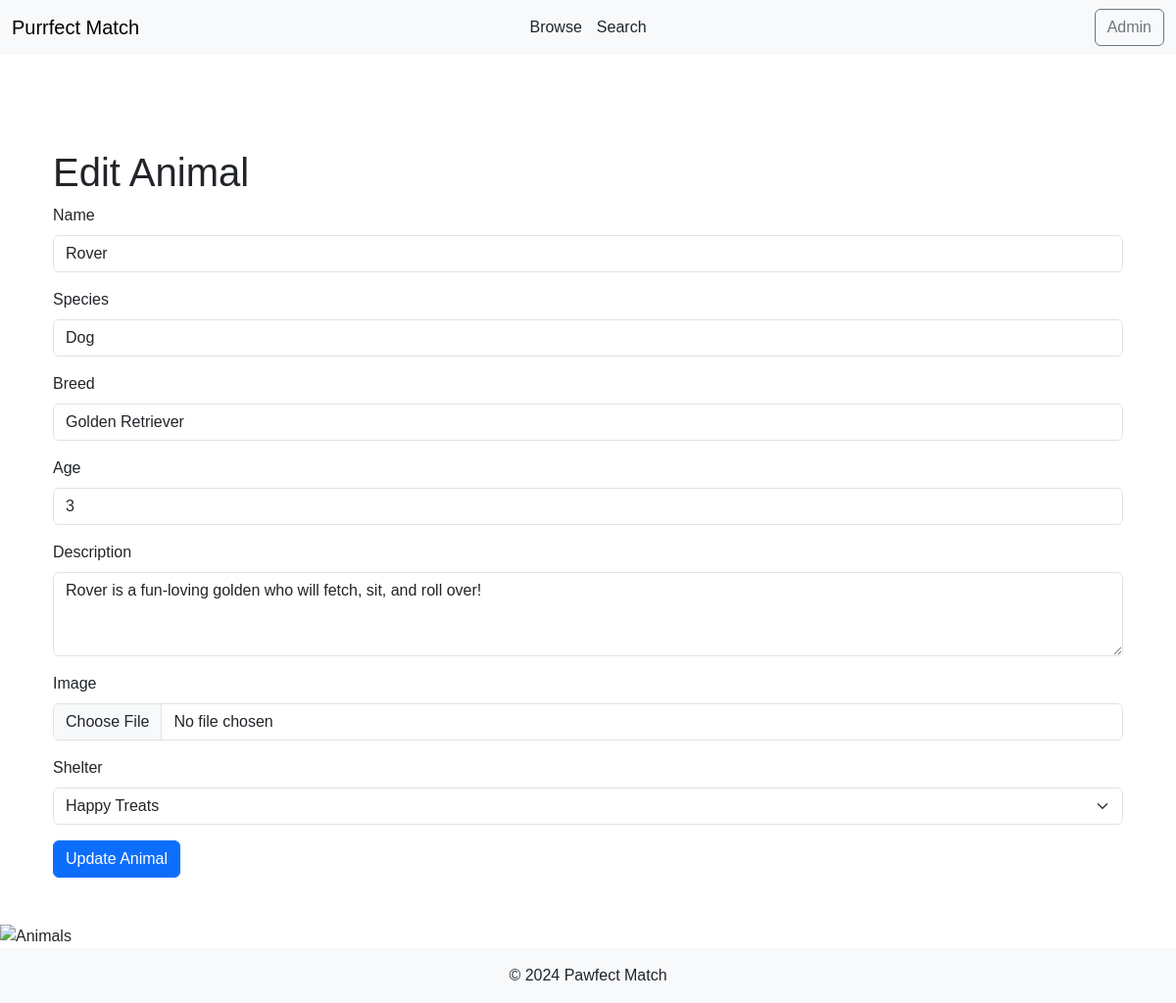
Screenshot of /admin/edit-animal/1 with the database file from the repository.
### models.py (models this page shows)
class Animal(db.Model):
    __tablename__ = 'Animal'
    id = db.Column(db.Integer, primary_key=True)
    name = db.Column(db.String(100), nullable=False)
    species = db.Column(db.String(50), nullable=False)
    breed = db.Column(db.String(100))
    age = db.Column(db.Integer, nullable=False)
    description = db.Column(db.Text)
    image = db.Column(db.String(255), nullable=False)
    likes = db.Column(db.Integer, default=0)
    matched = db.Column(db.Boolean, default=False)
    shelter_id = db.Column(db.Integer, db.ForeignKey('Shelter.id'), nullable=False)
    shelter = db.relationship('Shelter', back_populates='animals')
    applications = db.relationship('AdoptionApplication', back_populates='animal')

class Shelter(db.Model):
    __tablename__ = 'Shelter'
    id = db.Column(db.Integer, primary_key=True)
    name = db.Column(db.String(100), nullable=False)
    address = db.Column(db.String(100), nullable=False)
    animals = db.relationship('Animal', back_populates='shelter')

### app.py (the view, shortened to what this page needs)
@app.route("/admin/edit-animal/<int:id>", methods=["GET", "POST"])
def edit_animal(id):
    animal = Animal.query.get_or_404(id)
    shelters = Shelter.query.all()
    return render_template("edit_animal.html", animal=animal, shelters=shelters)

### templates/edit_animal.html
{% extends "base.html" %}
{% block content %}
<div class="container mt-5">
    <h1>Edit Animal</h1>
    <form method="POST" enctype="multipart/form-data">
        <div class="mb-3">
            <label for="name" class="form-label">Name</label>
            <input type="text" class="form-control" id="name" name="name" value="{{ animal.name }}" required>
        </div>
        <div class="mb-3">
            <label for="species" class="form-label">Species</label>
            <input type="text" class="form-control" id="species" name="species" value="{{ animal.species }}" required>
        </div>
        <div class="mb-3">
            <label for="breed" class="form-label">Breed</label>
            <input type="text" class="form-control" id="breed" name="breed" value="{{ animal.breed }}" required>
        </div>
        <div class="mb-3">
            <label for="age" class="form-label">Age</label>
            <input type="number" class="form-control" id="age" name="age" value="{{ animal.age }}" min="0" required>
        </div>
        <div class="mb-3">
            <label for="description" class="form-label">Description</label>
            <textarea class="form-control" id="description" name="description" rows="3" required>{{ animal.description }}</textarea>
        </div>
        <div class="mb-3">
            <label for="image" class="form-label">Image</label>
            <input type="file" class="form-control" id="image" name="image" accept="image/*">
        </div>
        <div class="mb-3">
            <label for="shelter_id" class="form-label">Shelter</label>
            <select class="form-select" id="shelter_id" name="shelter_id" required>
                {% for shelter in shelters %}
                    <option value="{{ shelter.id }}" {% if shelter.id == animal.shelter_id %}selected{% endif %}>{{ shelter.name }}</option>
                {% endfor %}
            </select>
        </div>
        <button type="submit" class="btn btn-primary">Update Animal</button>
    </form>
</div>
{% endblock %}

### static/styles.css (style rules this page uses)
body { font-family: Arial, sans-serif; }

### templates/base.html (style rules this page uses)
body { display: flex; flex-direction: column; min-height: 100vh; }

### rows the page displays
Animal: name "Rover", species "Dog", breed "Golden Retriever", age "3", description "Rover is a fun-loving golden who will fetch, sit, and roll over!", shelter_id "Happy Treats"
